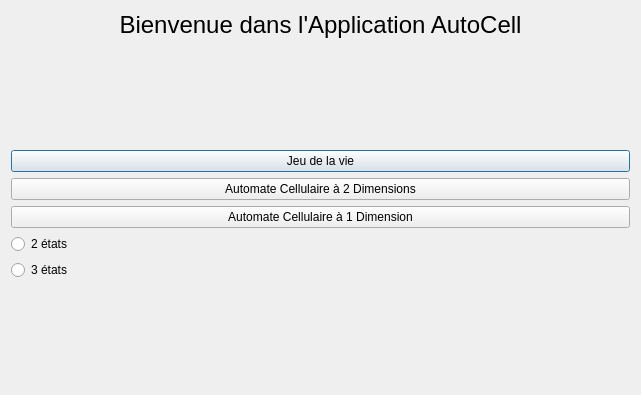
<?xml version="1.0" encoding="UTF-8"?>
<ui version="4.0">
 <class>Dialog</class>
 <widget class="QDialog" name="Dialog">
  <property name="geometry">
   <rect>
    <x>0</x>
    <y>0</y>
    <width>641</width>
    <height>395</height>
   </rect>
  </property>
  <property name="windowTitle">
   <string>Dialog</string>
  </property>
  <layout class="QVBoxLayout" name="verticalLayout">
   <item>
    <widget class="QLabel" name="label">
     <property name="text">
      <string>&lt;html&gt;&lt;head/&gt;&lt;body&gt;&lt;p align=&quot;center&quot;&gt;&lt;span style=&quot; font-size:18pt;&quot;&gt;Bienvenue dans l'Application AutoCell&lt;/span&gt;&lt;/p&gt;&lt;/body&gt;&lt;/html&gt;</string>
     </property>
    </widget>
   </item>
   <item>
    <spacer name="verticalSpacer_2">
     <property name="orientation">
      <enum>Qt::Vertical</enum>
     </property>
     <property name="sizeHint" stdset="0">
      <size>
       <width>20</width>
       <height>40</height>
      </size>
     </property>
    </spacer>
   </item>
   <item>
    <widget class="QPushButton" name="pushButton">
     <property name="text">
      <string>Jeu de la vie</string>
     </property>
    </widget>
   </item>
   <item>
    <widget class="QPushButton" name="pushButton_2">
     <property name="text">
      <string>Automate Cellulaire à 2 Dimensions</string>
     </property>
    </widget>
   </item>
   <item>
    <widget class="QPushButton" name="pushButton_3">
     <property name="text">
      <string>Automate Cellulaire à 1 Dimension</string>
     </property>
    </widget>
   </item>
   <item>
    <widget class="QRadioButton" name="radioButton">
     <property name="text">
      <string>2 états</string>
     </property>
    </widget>
   </item>
   <item>
    <widget class="QRadioButton" name="radioButton_2">
     <property name="text">
      <string>3 états</string>
     </property>
    </widget>
   </item>
   <item>
    <spacer name="verticalSpacer">
     <property name="orientation">
      <enum>Qt::Vertical</enum>
     </property>
     <property name="sizeHint" stdset="0">
      <size>
       <width>20</width>
       <height>40</height>
      </size>
     </property>
    </spacer>
   </item>
  </layout>
 </widget>
 <resources/>
 <connections/>
</ui>
